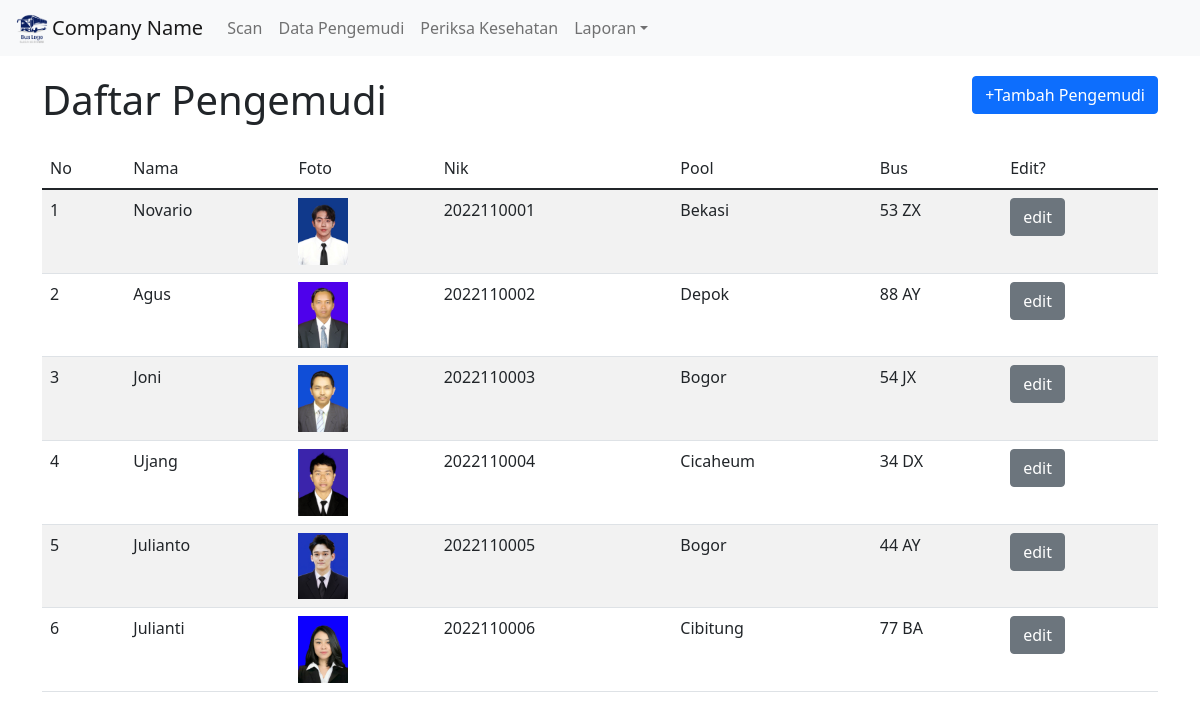
The page /pengemudi/list (signed in) on the database its author committed.
### LayakMengemudi/models.py (models this page shows, shortened)
class Pengemudi(models.Model):
    nama = models.CharField(max_length=100)
    tanggal_lahir = models.DateField(null=False, blank=False)#default=datetime.utcnow().date())
    kota_kelahiran = models.CharField(max_length=50, null=False, blank=False)
    alamat = models.TextField(null=False, blank=False)
    nik = models.CharField(max_length=12, null=False, blank=False)
    pool = models.CharField(max_length=50)
    bus = models.CharField(max_length=6)
    class StatusJalan(models.TextChoices):
        LAYAK = 'L', _('Layak Jalan')
        TIDAK = 'TL', _('Tidak Layak Jalan')
    status = models.CharField(max_length=2, choices=StatusJalan.choices, default=StatusJalan.TIDAK)
    periksa_terakhir = models.DateTimeField(null=True)
    pasfoto = models.ImageField(upload_to='images/')
    qrcode_path = models.CharField(max_length=256)

### LayakMengemudi/views.py (the view)
# urls.py: path('pengemudi/list', PengemudiList.as_view(), name='pengemudi-list'),
class PengemudiList(LoginRequiredMixin, ListView):
    model = Pengemudi
    template_name = 'pengemudi_listview.html'

### templates/pengemudi_listview.html
{% extends 'navigation.html' %}
{% load static %}
{% block content %}
 <div class="container">
     <div class="row mb-3">
         <div class="col md-8">
             <h1>Daftar Pengemudi</h1>
         </div>
         <div class="col md-4 text-end">
             <a href="{% url 'pengemudi-create' %}" type="button" class="btn btn-primary">+Tambah Pengemudi</a>
         </div>
     </div>
   <div>
        <table class="table table-striped table-hover">
            <thead>
                <tr>
                    <td>No</td>
                    <td>Nama</td>
                    <td>Foto</td>
                    <td>Nik</td>
                    <td>Pool</td>
                    <td>Bus</td>
                    <td>Edit?</td>
                </tr>
            </thead>
            <tbody>
                {% for pengemudi in object_list %}
                    <tr>
                        <td>{{ forloop.counter }}</td>
                        <td><a href="{% url 'pengemudi-detail' pengemudi.nik %}" style="text-decoration:none" class="link-dark">{{ pengemudi.nama }}</td>
                        <td><img src="{{ pengemudi.pasfoto.url }}" width="50"></td>
                        <td>{{ pengemudi.nik }}</td>
                        <td>{{ pengemudi.pool }}</td>
                        <td>{{ pengemudi.bus }}</td>
                        <td><a type="button" href="{% url 'pengemudi-update' %}{{ pengemudi.id }}" class="btn btn-secondary">edit</a></td>
                    </tr>
                {% endfor %}
            </tbody>
        </table>
    </div>
</div>
{% endblock %}

### templates/navigation.html (shortened to what this page needs)
{% load static %}
<!doctype html>
<html lang="en">
  <head>
    <link href="https://cdn.jsdelivr.net/npm/bootstrap@5.1.3/dist/css/bootstrap.min.css" rel="stylesheet">
    <link href="{% static 'css/navbar.css' %}" rel="stylesheet">
  </head>
  <body>
    <main>
      <nav class="navbar navbar-expand-md navbar-light bg-light" aria-label="Fourth navbar example">
        <div class="container-fluid">
          <img src="{% static 'bus-logo-small.png' %}" height="40">
          <a class="navbar-brand" href="#">Company Name</a>
          <div class="collapse navbar-collapse" id="navbarsExample04">
            <ul class="navbar-nav me-auto mb-2 mb-md-0">
              <li class="nav-item">
                <a class="nav-link" aria-current="page" href="{% url 'beranda' %}">Scan</a>
              </li>
              <li class="nav-item">
                <a class="nav-link" href="{% url 'pengemudi-list' %}">Data Pengemudi</a>
              </li>
              <li class="nav-item">
                <a class="nav-link" href="{% url 'pemeriksaan-create' %}" tabindex="-1" aria-disabled="true">Periksa Kesehatan</a>
              </li>
              <li class="nav-item dropdown">
                <a class="nav-link dropdown-toggle" href="#" id="dropdown04" data-bs-toggle="dropdown" aria-expanded="false">Laporan</a>
              </li>
            </ul>
          </div>
        </div>
      </nav>
      {% block content %}
      {% endblock content %}
    </main>
  </body>

### LayakMengemudi/static/css/navbar.css (style rules this page uses)
body { padding-bottom: 20px; }
.navbar { margin-bottom: 20px; }

### rows shown on the page
Pengemudi: nama "Novario", pasfoto (picture), nik "2022110001", pool "Bekasi", bus "53 ZX"
Pengemudi: nama "Agus", pasfoto (picture), nik "2022110002", pool "Depok", bus "88 AY"
Pengemudi: nama "Joni", pasfoto (picture), nik "2022110003", pool "Bogor", bus "54 JX"
Pengemudi: nama "Ujang", pasfoto (picture), nik "2022110004", pool "Cicaheum", bus "34 DX"
Pengemudi: nama "Julianto", pasfoto (picture), nik "2022110005", pool "Bogor", bus "44 AY"
Pengemudi: nama "Julianti", pasfoto (picture), nik "2022110006", pool "Cibitung", bus "77 BA"
